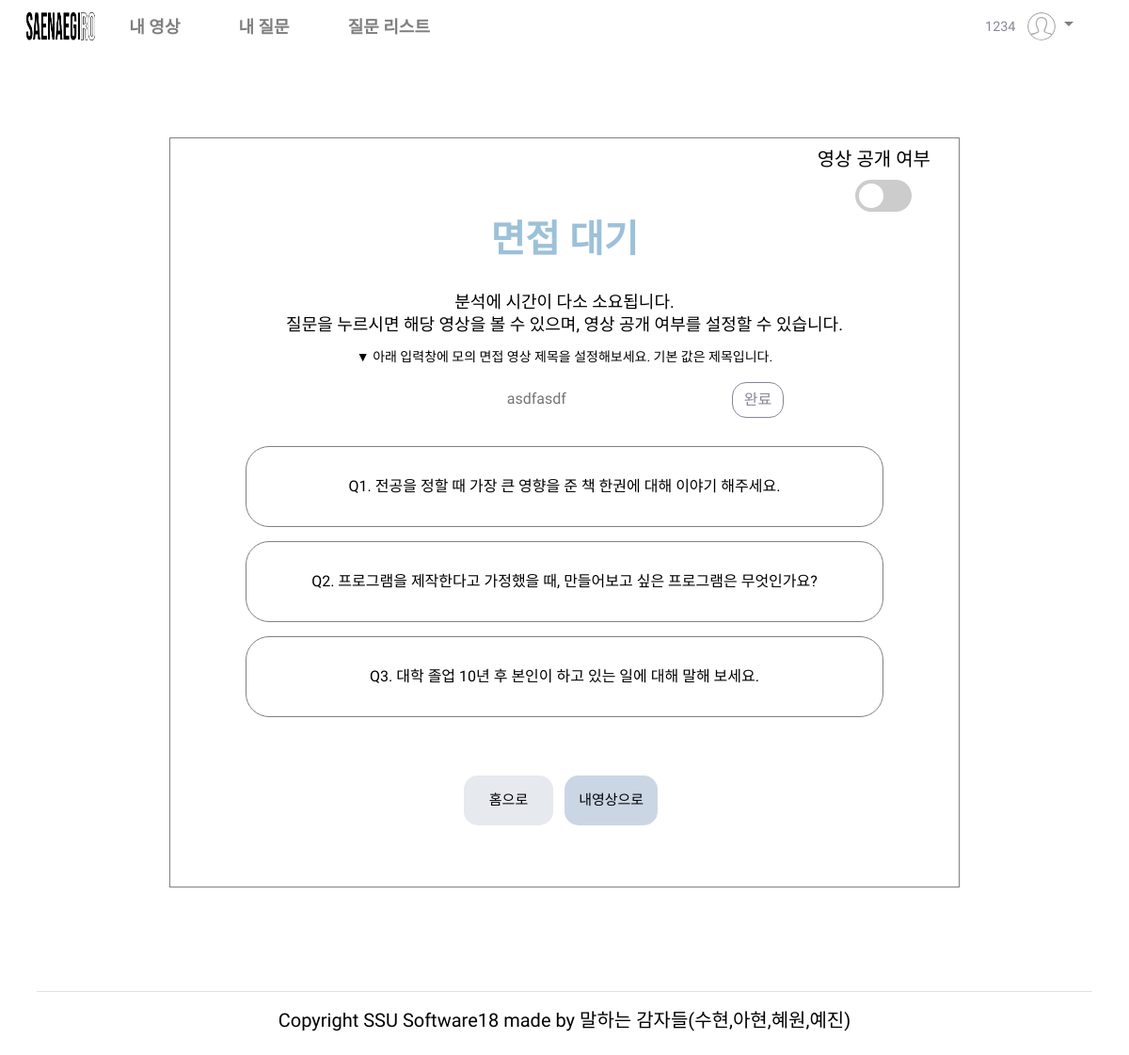
/website/wait/1 (signed in), run on the app's committed database.
### website/models.py (models this page shows, shortened)
class Report(models.Model):  # 수정필요
    id = models.AutoField(
        primary_key=True,
        unique=True,
        editable=False,
        verbose_name='pk'
    )
    title = models.CharField(max_length=100, default='제목', verbose_name='제목')
    question1 = models.CharField(max_length=50000, blank=True, null=True, verbose_name='질문1')
    question2 = models.CharField(max_length=50000, blank=True, null=True, verbose_name='질문2')
    question3 = models.CharField(max_length=50000, blank=True, null=True, verbose_name='질문3')
    video1 = models.FileField(blank=True, null=True, upload_to="videos",verbose_name='영상1')
    video2 = models.FileField(blank=True, null=True, upload_to="videos",verbose_name='영상2')
    video3 = models.FileField(blank=True, null=True, upload_to="videos",verbose_name='영상3')
    audio1 = models.FileField(blank=True, null=True, upload_to="videos",verbose_name='음성1')
    audio2 = models.FileField(blank=True, null=True, upload_to="videos",verbose_name='음성2')
    audio3 = models.FileField(blank=True, null=True, upload_to="videos",verbose_name='음성3')
    script1 = models.CharField(max_length=50000, blank=True, null=True, verbose_name='스크립트1')
    script2 = models.CharField(max_length=50000, blank=True, null=True, verbose_name='스크립트2')
    script3 = models.CharField(max_length=50000, blank=True, null=True, verbose_name='스크립트3')
    adverb1 = jsonfield.JSONField()
    adverb2 = jsonfield.JSONField()
    adverb3 = jsonfield.JSONField()
    repetition1 = jsonfield.JSONField()
    repetition2 = jsonfield.JSONField()
    repetition3 = jsonfield.JSONField()
    speed1 = models.FloatField(blank=True, null=True, verbose_name='말하기 속도1')
    speed2 = models.FloatField(blank=True, null=True, verbose_name='말하기 속도2')
    speed3 = models.FloatField(blank=True, null=True, verbose_name='말하기 속도3')
    sCorrect1 = models.CharField(max_length=10000, blank=True, null=True,  verbose_name='말하기 속도1')
    sCorrect2 = models.CharField(max_length=10000, blank=True, null=True,  verbose_name='말하기 속도2')
    sCorrect3 = models.CharField(max_length=10000, blank=True, null=True,  verbose_name='말하기 속도3')
    comment1 = models.CharField(max_length=10000, blank=True, null=True, verbose_name='댓글1')
    comment2 = models.CharField(max_length=10000, blank=True, null=True, verbose_name='댓글2')
    comment3 = models.CharField(max_length=10000, blank=True, null=True, verbose_name='댓글3')
    pub_date = models.DateField(auto_now_add=True, verbose_name='날짜')
    student = models.ForeignKey(User, on_delete=models.CASCADE)
    teacher = models.ForeignKey(Teacher,null=True, blank=True, on_delete=models.CASCADE)
    share = models.BooleanField(default=False, verbose_name='공유')

### website/views.py (the view)
# urls.py: path('wait/<reportID>', views.wait, name='wait'),
@csrf_exempt
def wait(request, reportID):
    report = Report.objects.get(id=reportID)
    if report.audio1:
        report.script1, report.speed1, report.sCorrect1, report.adverb1, report.repetition1 = stt(report.audio1.path)
    if report.audio2:
        report.script2, report.speed2, report.sCorrect1, report.adverb2, report.repetition2 = stt(report.audio2.path)
    if report.audio3:
        report.script3, report.speed3, report.sCorrect1, report.adverb3, report.repetition3 = stt(report.audio3.path)
    report.save()
    if request.method == "POST":
        report.title = request.POST.get('title')
        report.save()
        return render(request, 'wait.html', {'report': report})
    return render(request, 'wait.html', {'report':report})

### website/templates/wait.html (shortened to what this page needs)
{% extends 'stu_template.html' %}
{% load static %}
{% block content %}
<link href="{% static 'css/wait.css' %}" rel="stylesheet">
<body>
    <div class="wait-page">
        <p id="check">영상 공개 여부</p>
        <label class="switch">
            <span class="slider round"></span>
        </label>
        <h1>면접 대기</h1>
        <p id="notice">분석에 시간이 다소 소요됩니다. <br> 질문을 누르시면 해당 영상을 볼 수 있으며, 영상 공개 여부를 설정할 수 있습니다.</p>
        <form class="title-form" method="post" action="">
            <p id="title_notice">▼ 아래 입력창에 모의 면접 영상 제목을 설정해보세요. 기본 값은 제목입니다.</p>
            <input type="text" id="title" name="title" placeholder="{{report.title}}">
            <input type="submit" id="complete" class="btn btn-outline-secondary" value="완료">
        </form>
        <div class="question">
            <p id="Q1"><a href="{% url 'website:waitVideo1' reportID=report.id %}">Q1. {{ report.question1 }}</a></p>
            <p id="Q2"><a href="{% url 'website:waitVideo2' reportID=report.id %}">Q2. {{ report.question2 }}</a></p>
            <p id="Q3"><a href="{% url 'website:waitVideo3' reportID=report.id %}">Q3. {{ report.question3 }}</a></p>
        </div>
        <div id="button">
            <div class="move">
                <input type="button" id="home" onClick="location.href='{% url 'website:studentHome' %}'" value="홈으로">
            </div>
            <div class="move">
                <input type="button" id="myVideo" onClick="location.href='{% url 'website:myVideo' %}'" value="내영상으로">
            </div>
        </div>
    </div>
</body>
{% endblock %}

### website/static/css/intro.css (style rules this page uses)
html, body { height: 100%; font-family: 'Nanum Gothic', sans-serif; }
h1, h2, h3, h4, h5, h6 { margin-bottom: 10px; color: #111111; font-family: 'Nanum Gothic', sans-serif; width: 100%; }
h1 { font-weight: 800; font-size: 70px; }
p { font-size: 20px; font-family: 'Nanum Gothic', sans-serif; color: #000000; font-weight: 400; line-height: 24px; margin: 0 0 15px 0; }
a { color: #000000; text-decoration: none; }

### website/static/css/wait.css (style rules this page uses)
h1 { color: #9CC1D9; font-family: 'Nanum Gothic', sans-serif; padding-top: 20px; padding-bottom: 20px; font-size: 40px; text-align: center; }
.wait-page { border: solid 1px gray; text-align: center; margin: 90px 180px 20px 180px; padding: 30px 80px 80px 80px; }
#notice { font-size: 18px; margin-bottom: 10px; font-family: 'Nanum Gothic', sans-serif; }
#Q1, #Q2, #Q3 { font-family: 'Nanum Gothic', sans-serif; font-size: 16px; border: solid 1px gray; border-radius: 25px; text-align: center; float: center; padding: 30px 0 30px 0; }
.question { font-family: 'Nanum Gothic', sans-serif; margin-bottom: 50px; }
#check { font-family: 'Nanum Gothic', sans-serif; text-align: right; margin : -20px -50px 30px 0px; }
.switch { position: relative; display: inline-block; width: 60px; height: 34px; vertical-align:middle; margin: -20px -30px 0 0; float: right; }
.slider { position: absolute; cursor: pointer; top: 0; left: 0; right: 0; bottom: 0; background-color: #ccc; -webkit-transition: .4s; transition: .4s; }
.slider:before { position: absolute; content: ""; height: 26px; width: 26px; left: 4px; bottom: 4px; background-color: white; -webkit-transition: .4s; transition: .4s; }
.slider.round { border-radius: 34px; }
.slider.round:before { border-radius: 50%; }
a { color: #000000; text-decoration: none; }
#button { text-align: center; }
.move { display: inline-block; margin: 0 20px -100px 0; }
#home { margin: 12px; font-family: 'Nanum Gothic', sans-serif; outline: 0; background: #e6e9ee; width: 100%; border: 0; padding: 15px; box-sizing: border-box; font-size: 15px; border-radius: 15px; }
#myVideo { font-family: 'Nanum Gothic', sans-serif; outline: 0; background: #cbd6e5; width: 100%; border: 0; padding: 15px; box-sizing: border-box; font-size: 15px; border-radius: 15px; }
#title { width: 60%; text-align: center; border: none; }
#complete { border-radius: 15px; }
.title-form { margin-bottom: 30px; }
#title_notice { font-family: 'Nanum Gothic', sans-serif; font-size: 14px; }

### data on the page
Report: title "asdfasdf", question1 "전공을 정할 때 가장 큰 영향을 준 책 한권에 대해 이야기 해주세요.", question2 "프로그램을 제작한다고 가정했을 때, 만들어보고 싶은 프로그램은 무엇인가요?", question3 "대학 졸업 10년 후 본인이 하고 있는 일에 대해 말해 보세요."

### other printed values
{{ request.session.user }} "1234"
